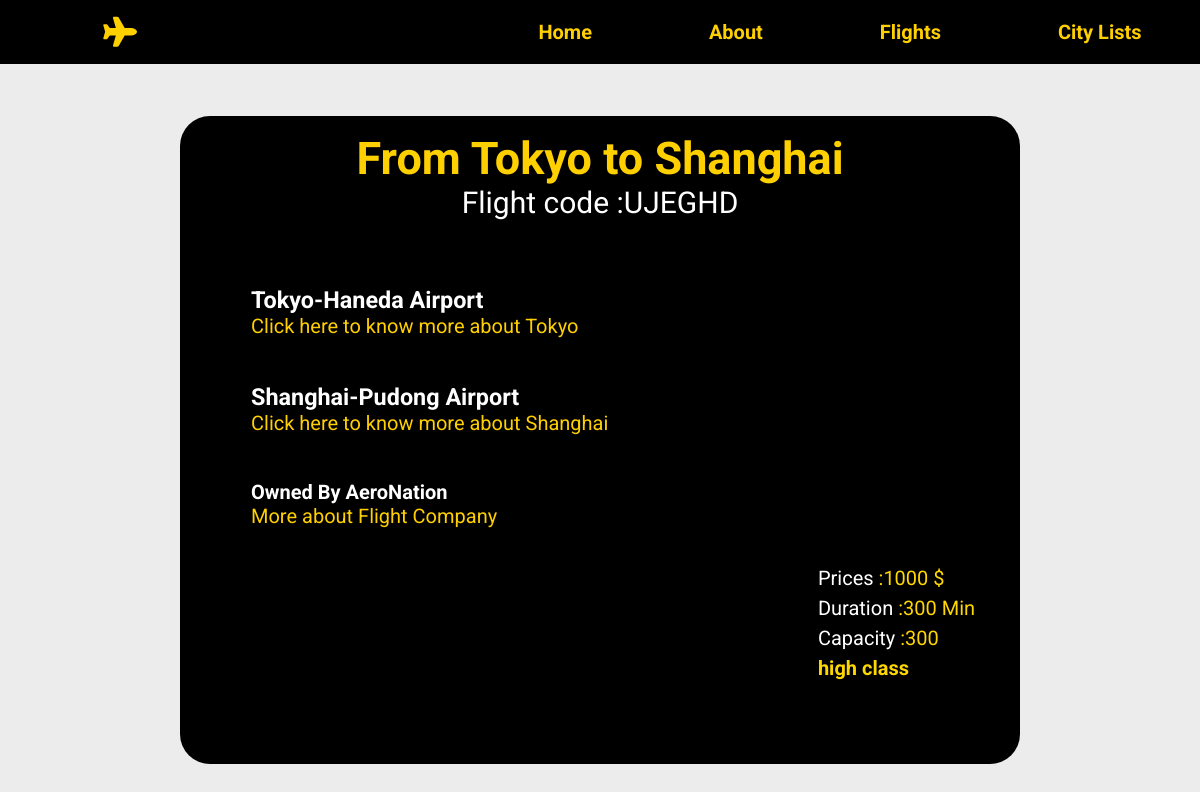
The page /flights/1 on the database its author committed.
### home/models.py (models this page shows, shortened)
class City(models.Model):
	name=models.CharField(max_length=50)
	Country=models.ForeignKey(Country,on_delete=models.CASCADE,related_name="countryx")
	def __str__(self):
		return f"{self.name}"

class Flight(models.Model):
	class_choices = (
        ('high class', 'high class'),
        ('middle class', 'middle class'),
        ('business class', 'business class'),
    )
	pricing_choices = (
        (500, '500'),
        (1000, '1000'),
        (800, '800'),
        (300, '300'),
        (200, '200'),
    )
	code=models.CharField(max_length=6)
	owner=models.ForeignKey(FlightCompany,on_delete=models.CASCADE,related_name="flight_company")
	departure=models.ForeignKey(Airport,on_delete=models.CASCADE,related_name="departurex")
	destination=models.ForeignKey(Airport,on_delete=models.CASCADE,related_name="destinationx")
	pricing=models.IntegerField(choices=pricing_choices)
	duration=models.IntegerField(default=300)
	capacity=models.IntegerField(default=500)
	standard=models.CharField(max_length=50,choices=class_choices)

class Airport(models.Model):
	name=models.CharField(max_length=50)
	location=models.ForeignKey(City,on_delete=models.CASCADE,related_name="city_name")
	def __str__(self):
		return f"{self.name}"

class FlightCompany(models.Model):
	name=models.CharField(max_length=50)
	descriptions=models.TextField(default='')
	def __str__(self):
		return f"{self.name}"

### home/views.py (the view)
# urls.py: path("flights/<int:pk>",views.flightdetails,name="flightdetails"),
def flightdetails(request,pk):
	flight=Flight.objects.get(id=pk)
	flightcompany=FlightCompany.objects.get(name=flight.owner)
	destination_airport=Airport.objects.get(name=flight.destination)
	departure_airport=Airport.objects.get(name=flight.departure)
	destination_city=City.objects.get(name=destination_airport.location)
	departure_city=City.objects.get(name=departure_airport.location)
	departure_city_id=departure_city.id
	destination_city_id=destination_city.id
	data={
		"flight":flight,
		"flightcompany":flightcompany,
		"destination_city":destination_city,
		"departure_city":departure_city,
		"destination_city_id":destination_city_id,
		"departure_city_id" :departure_city_id
	}
	return (render(request,"home/flightdetails.html",data))

### templates/home/flightdetails.html
{% extends 'layout.html' %}
{% block yield %}
<div class="detail-container">
	<div class="detail-box">
		<div class="more-details">
			<div class="details-title">
				<h2>From {{departure_city}} to {{destination_city}}</h2>
				<p>Flight code :{{flight.code}}</p>
			</div>
			<div class="details-city">
				<div class="upcity">
					<h3>{{departure_city}}-{{flight.departure}} Airport</h3>
					<a href="{% url 'citydetails' departure_city_id %}">Click here to know more about {{departure_city}}</a>
				</div>
				<div class="downcity">
					<h3>{{destination_city}}-{{flight.destination}} Airport</h3>
					<a href="{% url 'citydetails' destination_city_id %}">Click here to know more about {{destination_city}}</a>
				</div>
				<div class="company">
					<h4>Owned By {{flight.owner}}</h4>
					<a href="{% url 'flightcompanies' flightcompany.id %}">More about Flight Company</a>
			</div>
				</div>
            <div class="price-section">
				<div class="price">
					<p>Prices <span>  :{{flight.pricing}} $</span> </p>
					<p>Duration <span> :{{flight.duration}} Min</span> </p>
					<p>Capacity <span> :{{flight.capacity}} </span></p>
					<span><strong>{{flight.standard}}</strong></span>
				</div>
			</div>
		</div>
	</div>
</div>
{% endblock %}

### static/style.css (style rules this page uses)
* { margin: 0; box-sizing: border-box; font-family: 'Roboto', sans-serif; }

### static/flightdetails.css (style rules this page uses)
.detail-container { background-color: rgba(231, 230, 230, 0.753); height: 100vh; padding-top: 5rem; display: flex; justify-content: center; align-items: center; }
.detail-box { height: 90%; width: 70%; background-color: black; border-radius: 30px; color: white; display: flex; justify-content: center; align-items: center; }
.more-details { height: 95%; width: 95%; font-size: 20px; }
.more-details a { text-decoration: none; color: rgb(255, 208, 0); }
.details-title { height: 25%; font-size: 30px; color: rgb(255, 208, 0); text-align: center; }
.details-title p { color: white; }
.details-city { height: 45%; padding-left:50px; }
.upcity { height: 35%; }
.downcity { height: 35%; }
.company { height: 30%; }
.price-section { height: 30%; width: 97%; display: flex; justify-content: end; text-align: start; }
.price { line-height: 30px; }
.price span { color: gold; }

### rows shown on the page
City: name "Tokyo"
City: name "Shanghai"
Flight: code "UJEGHD", departure "Haneda", destination "Pudong", owner "AeroNation", pricing "1000", duration "300", capacity "300", standard "high class"
